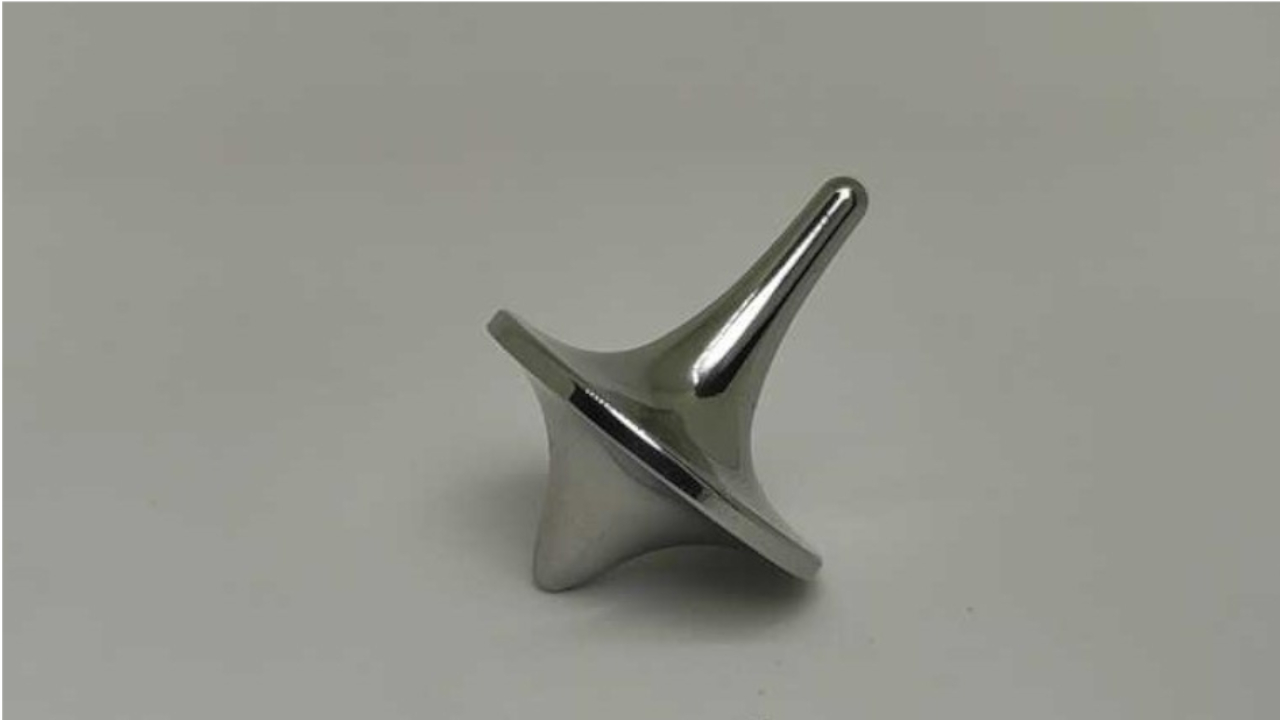
%> input picture frame.jpg, 1280 x 720 px
$ octave practica3.m   (GNU Octave 9; MATLAB toolbox functions it lacks are replaced by stand-ins)
%> lines starting %> are read from the running program, lines starting %| are printed output that depends on the picture; in (x1, y1, x2, y2) boxes, pixels count from 0 and x2, y2 are one past the last pixel; in counts of white or black regions, pixels touching at a corner belong together; the program's own positions count from 1
clear all
close all
clc

imagen = imread('frame.jpg');
%> imagen is the input picture: size 720x1280x3 uint8; mean R, G, B 146.5, 147.5, 140
frame = rgb2gray(imagen);

frame2 = imresize(frame,1/2);
frame4 = imresize(frame,1/4);
frame8 = imresize(frame,1/8);

[counts,binLocations] = imhist(frame);
%> counts = 256 values, max 187568 at index 151, min 0 at index 1, mean 3600; binLocations = 256 values from 0 to 255

figure(1)
plot(binLocations,counts)
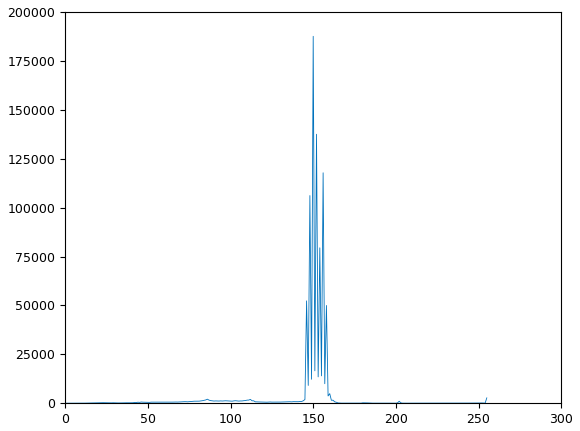
%> figure redrawn from the program's plot data; curve peaks at x = 150, y = 187568


BW = imbinarize(frame,156/255);
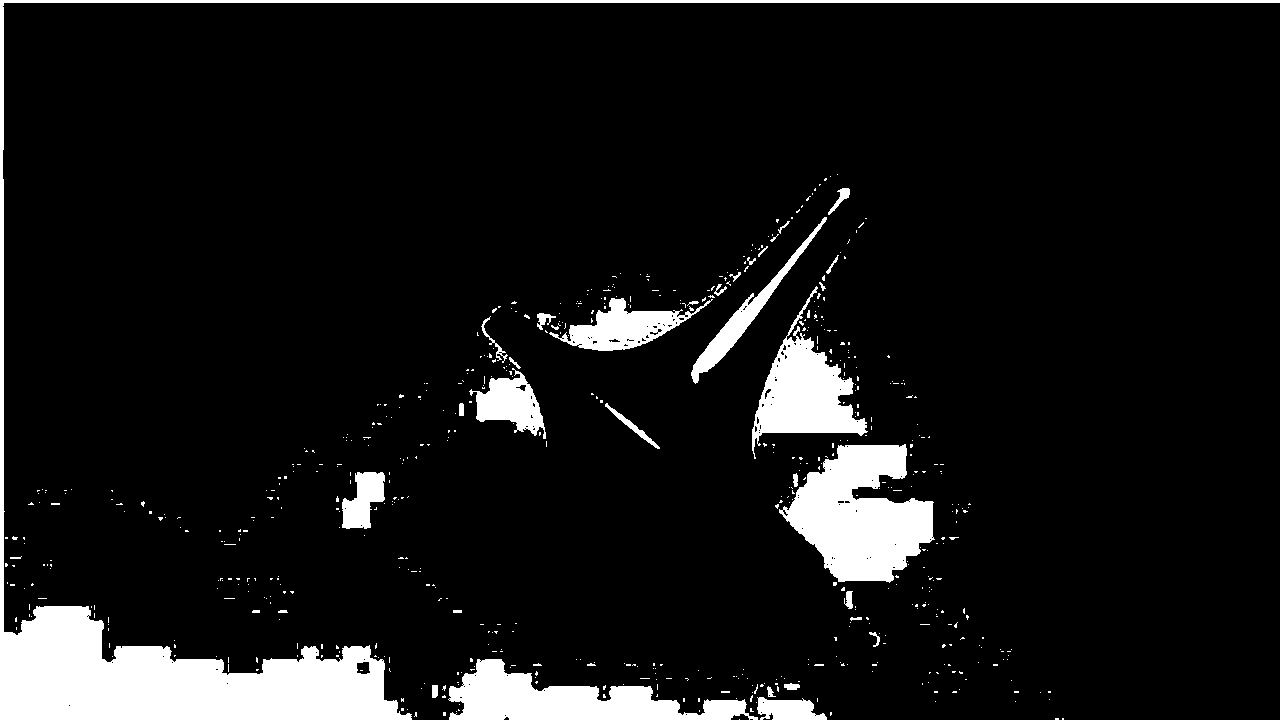
%> BW: size 720x1280 logical; 8.7% white; 640 white regions (603 under 20 px), largest, box (x1, y1, x2, y2) and area: (0, 0, 1280, 720) 35088, (779, 444, 935, 583) 13130, (448, 659, 758, 720) 9213

figure(2)
imshowpair(frame,BW,'montage')
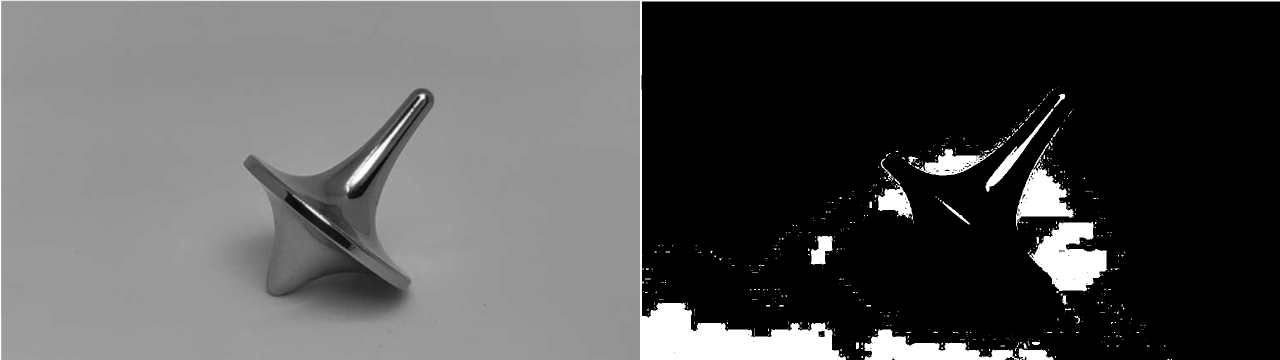
%> displayed picture: size 720x2560, on the screen's scale of 0 to 255 (shown at 1/2 size); min 0, max 255, mean 83.4

$ run again, with imgbad.jpg copied over frame.jpg
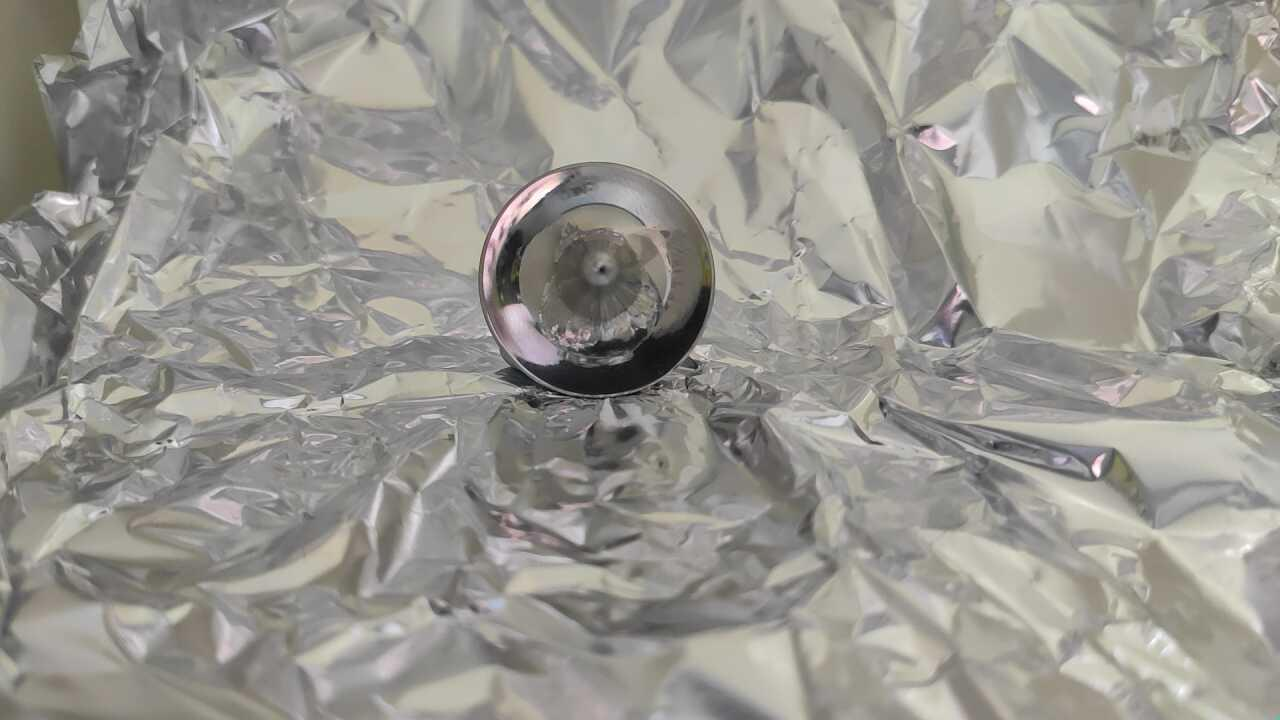
%> input picture imgbad.jpg, 1280 x 720 px
%> imagen is the input picture: size 720x1280x3 uint8; mean R, G, B 152.4, 150.5, 144.3
%> counts = 256 values, max 16930 at index 147, min 0 at index 1, mean 3600; binLocations = 256 values from 0 to 255
%> `BW = imbinarize(frame,156/255);`:
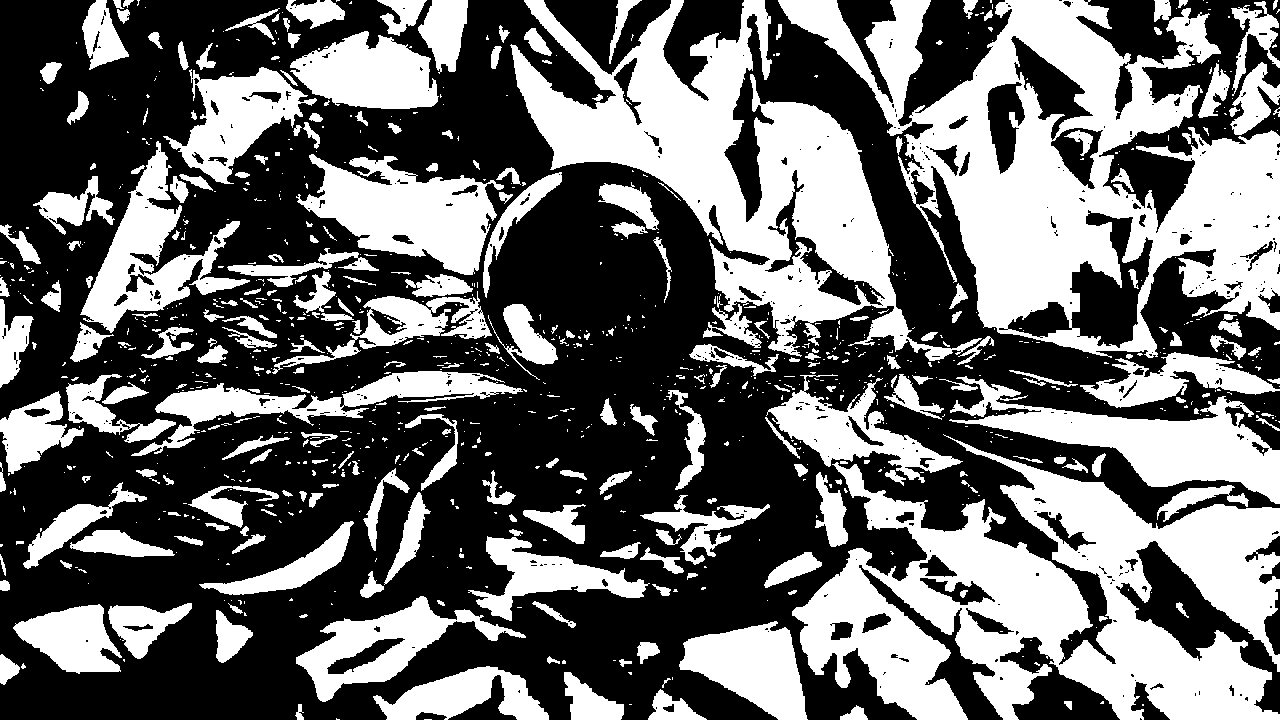
%> BW: size 720x1280 logical; 41.8% white; 1033 white regions (748 under 20 px), largest, box (x1, y1, x2, y2) and area: (778, 0, 1280, 358) 73399, (792, 434, 1280, 720) 69077, (510, 0, 982, 361) 53368
%> `imshowpair(frame,BW,'montage')`:
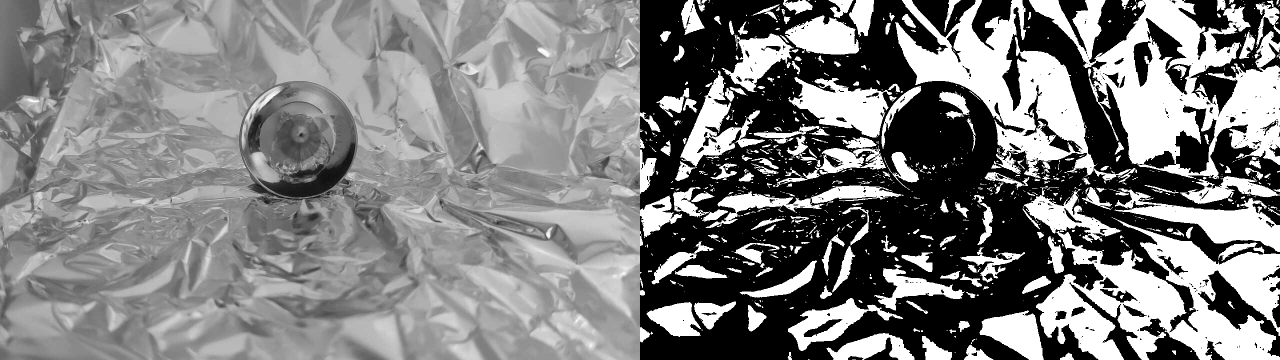
%> displayed picture: size 720x2560, on the screen's scale of 0 to 255 (shown at 1/2 size); min 0, max 255, mean 127.9

$ run again, with imgnice.jpg copied over frame.jpg
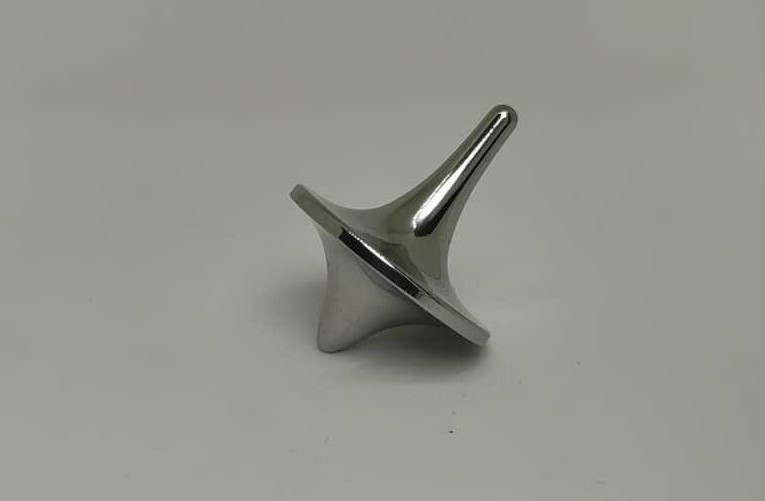
%> input picture imgnice.jpg, 765 x 501 px
%> imagen is the input picture: size 501x765x3 uint8; mean R, G, B 147.7, 148.7, 141.5
%> counts = 256 values, max 68966 at index 151, min 1 at index 183, mean 1497.1; binLocations = 256 values from 0 to 255
%> `BW = imbinarize(frame,156/255);`:
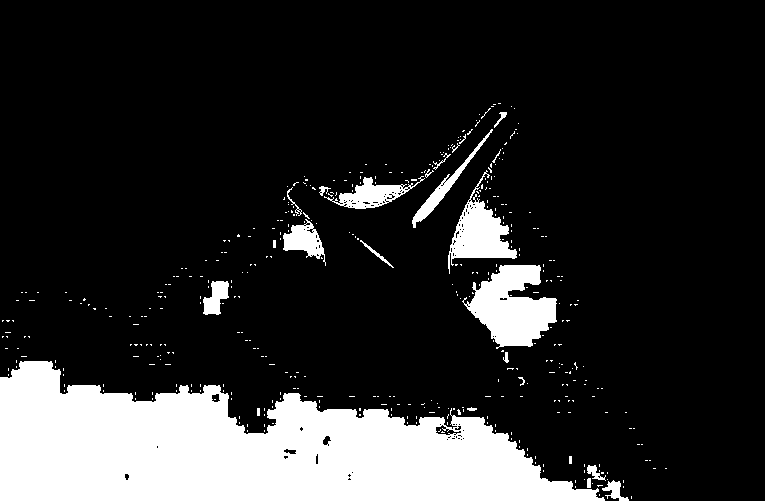
%> BW: size 501x765 logical; 17.1% white; 433 white regions (409 under 20 px), largest, box (x1, y1, x2, y2) and area: (0, 361, 605, 501) 52500, (462, 265, 557, 349) 4700, (448, 170, 517, 274) 2649
%> `imshowpair(frame,BW,'montage')`:
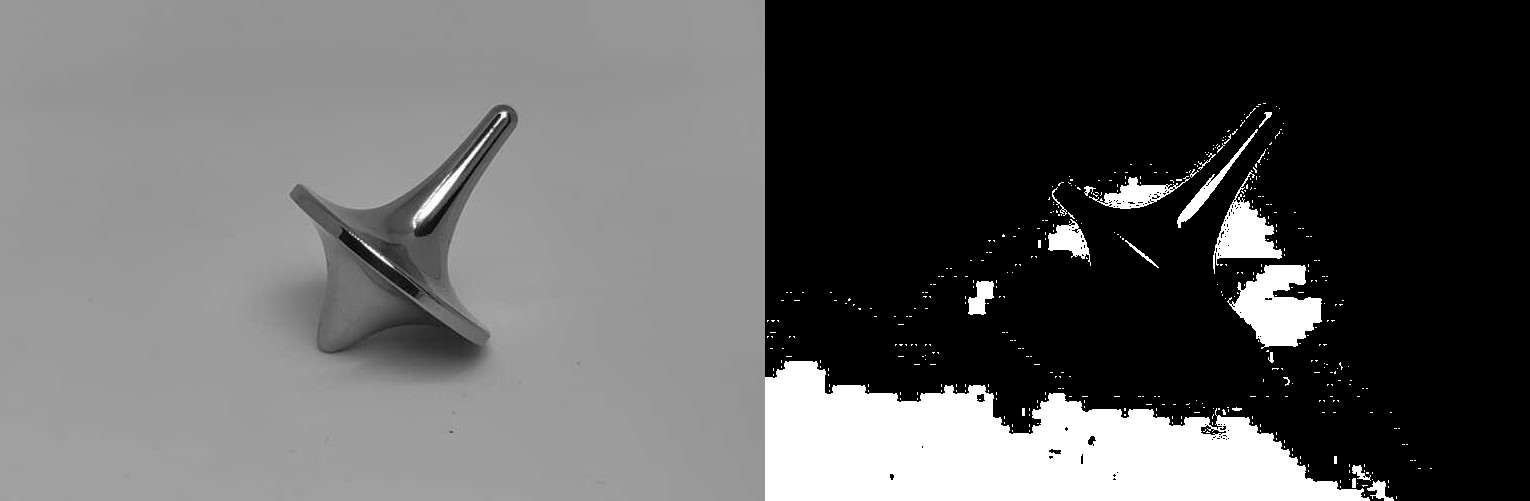
%> displayed picture: size 501x1530, on the screen's scale of 0 to 255; min 0, max 255, mean 95.7
